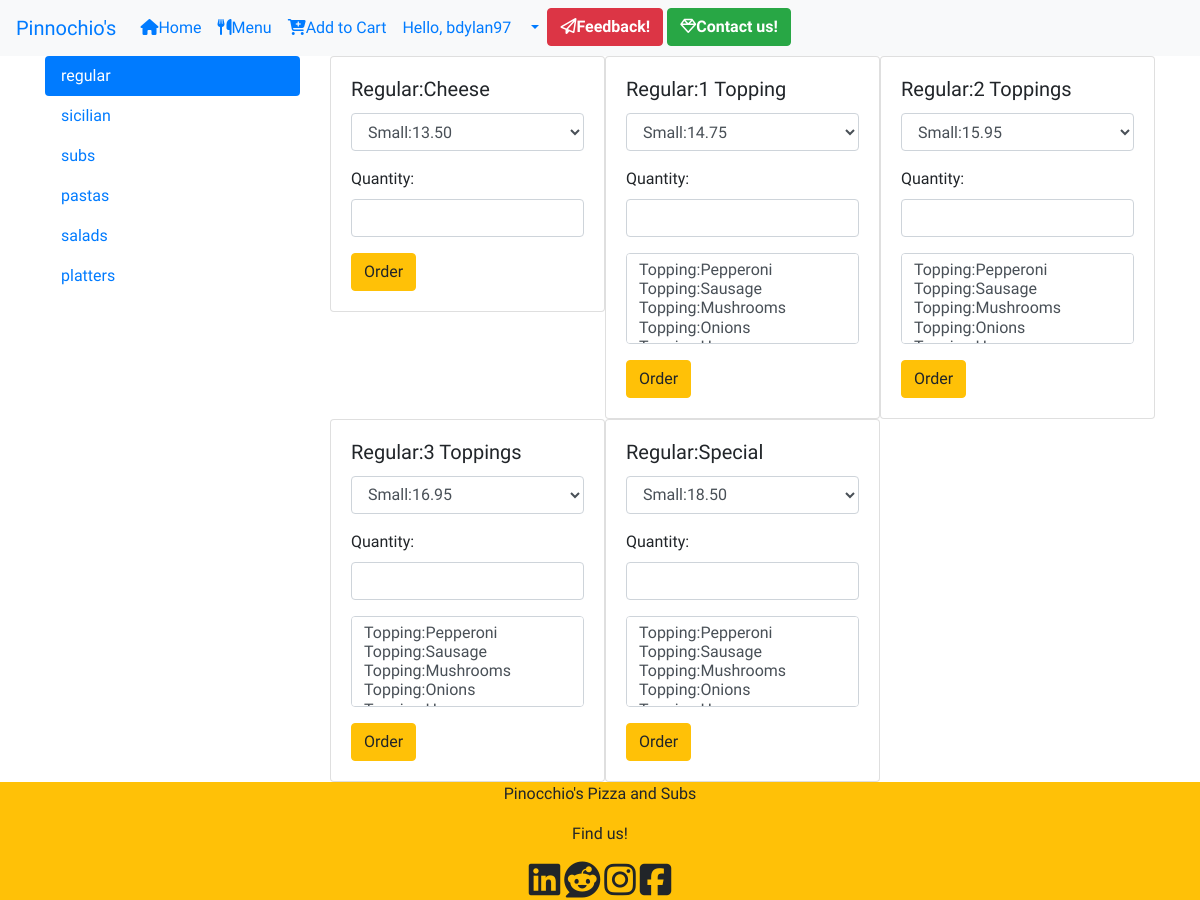
The page /menu/ (signed in) on the database its author committed.
### orders/models.py (models this page shows, shortened)
class RegularPizza(models.Model):
    pizza = models.ForeignKey(Category, on_delete=models.CASCADE, related_name="regularPrice")
    small = models.DecimalField(max_digits=5, decimal_places=2)
    large = models.DecimalField(max_digits=5, decimal_places=2)
    max_toppings = models.IntegerField(default=0)
    class Meta:
        verbose_name_plural="RegularPizza"

class Category(models.Model):
    categories = models.CharField(max_length=20, blank=True)
    class Meta:
        verbose_name_plural="Categories"

### orders/views.py (the view, shortened to what this page needs)
# urls.py: path('menu/', views.Menu, name="menu"),
def Menu(request):
    if request.method == 'GET':
        reg_pizza = RegularPizza.objects.all()
        sici_pizza = SicilianPizza.objects.all()
        toppings = Toppings.objects.all()
        subs = Subs.objects.all()
        extras = Extras.objects.all()
        pasta = Pastas.objects.all()
        salads = Salads.objects.all()
        platters = DinnerPlatters.objects.all()
        context = {
            "reg_pizzas":reg_pizza, #
            "sici_pizzas": sici_pizza, #
            "toppings": toppings,
            "subs": subs, #
            "extras": extras,
            "pastas":pasta,
            "salads":salads,
            "platters":platters, #
        }
        return render(request,"menu.html", context)

### orders/templates/menu.html (shortened to what this page needs)
{% extends "layout.html" %}
{% block content %}
<div class="container">
  <div class="row">
    <div class="col-3">
      <div class="nav flex-column nav-pills" id="v-pills-tab" role="tablist" aria-orientation="vertical">
        <a class="nav-link active" id="v-pills-regular-tab" data-toggle="pill" href="#v-pills-regular" role="tab" aria-controls="v-pills-regular" aria-selected="true">regular</a>
        <a class="nav-link" id="v-pills-sicilian-tab" data-toggle="pill" href="#v-pills-sicilian" role="tab" aria-controls="v-pills-sicilian" aria-selected="false">sicilian</a>
        <a class="nav-link" id="v-pills-subs-tab" data-toggle="pill" href="#v-pills-subs" role="tab" aria-controls="v-pills-subs" aria-selected="false">subs</a>
        <a class="nav-link" id="v-pills-pastas-tab" data-toggle="pill" href="#v-pills-pastas" role="tab" aria-controls="v-pills-pastas" aria-selected="false">pastas</a>
        <a class="nav-link" id="v-pills-salads-tab" data-toggle="pill" href="#v-pills-salads" role="tab" aria-controls="v-pills-salads" aria-selected="false">salads</a>
        <a class="nav-link" id="v-pills-platters-tab" data-toggle="pill" href="#v-pills-platters" role="tab" aria-controls="v-pills-platters" aria-selected="false">platters</a>
      </div>
    </div>
    <div class="col-9">
      <div class="tab-content" id="v-pills-tabContent">
        <div class="tab-pane fade show active" id="v-pills-regular" role="tabpanel" aria-labelledby="v-pills-regular-tab">
          <div class="row row-cols-4 no-gutters">
            {% for reg_pizza in reg_pizzas %}
            <div class="col-12 col-md-6 col-lg-4">
              <div class="card">
                  <div class="card-body">
                    <h5 class="card-title">Regular:{{reg_pizza.pizza.categories}}</h5>
                    <div class="form-group">
                      <select form="reg_pizza-{{reg_pizza.pk}}" class="form-control" name="price">
                        <option value="{{reg_pizza.small}}">Small:{{reg_pizza.small}}</option>
                      </select>
                    </div>
                    <div class="form-group">
                      <label for="quantity">Quantity: </label>
                      <input form="reg_pizza-{{reg_pizza.pk}}" type="number" class="form-control" id="quantity" name="quantity" required>
                    </div>
                    {% if reg_pizza.max_toppings != 0 %}
                    <div class="form-group">
                      <select form="reg_pizza-{{reg_pizza.pk}}" id="top_reg_pizza-{{reg_pizza.pk}}" class="form-control" name="toppings" multiple onchange="maxAllowedMultiselect(this, {{reg_pizza.max_toppings}})">
                        {% for topping in toppings %}
                        <option value="{{topping.pk}}">Topping:{{topping.topping}}</option>
                        {% endfor %}
                      </select>
                    </div>
                    {% endif %}
                    <form method="POST" id="reg_pizza-{{reg_pizza.pk}}">
                    <button type="submit" class="btn btn-warning">Order</button>
                    </form>
                  </div>
                </div>
            </div>
            {% endfor %}
          </div>
        </div>
      </div>
    </div>
  </div>
</div>
{% endblock %}

### orders/templates/layout.html (shortened to what this page needs)
<!DOCTYPE html>
<html lang="en">
<head>
    <link rel="stylesheet" href="https://cdn.jsdelivr.net/npm/bootstrap@4.6.1/dist/css/bootstrap.min.css">
    <link rel="stylesheet" href="../static/styles/style.css">
</head>
<body>
<nav class="navbar navbar-expand-lg navbar-info bg-light">
  <a class="navbar-brand" href="#">Pinnochio's</a>
  <div class="collapse navbar-collapse" id="navbarNavDropdown">
    <ul class="navbar-nav">
      <li class="nav-item active">
        <a class="nav-link" href="#"><i class="fa fa-home" aria-hidden="true"></i>Home <span class="sr-only">(current)</span></a>
      </li>
      <li class="nav-item">
        <a class="nav-link" href="#"><i class="fa fa-cutlery" aria-hidden="true"></i>Menu</a>
      </li>
      <li class="nav-item">
        <a class="nav-link" href="#"><i class="fa fa-cart-plus" aria-hidden="true"></i>Add to Cart</a>
      </li>
      {% if user.is_authenticated %}
      <li class="nav-item">
        <a class="nav-link" href="#">Hello, {{user.username}}</a>
      </li>
      {% endif%}
      <li class="nav-item dropdown">
        <a class="nav-link dropdown-toggle" href="#" id="navbarDropdownMenuLink" role="button" data-toggle="dropdown" aria-expanded="false">
        </a>
      </li>
      <div class="navbar-end">
        <div class="navbar-item">
            <div class="buttons">
                <button type="button" class="btn btn-danger"><strong><i class="fa fa-paper-plane-o" aria-hidden="true"></i>Feedback!</strong></button>
                <button type="button" class="btn btn-success"><strong><i class="fa fa-diamond" aria-hidden="true"></i>Contact us!</strong></button>
            </div>
        </div>
        </div>
    </div>
</nav>
{% block content %} {% endblock %}
    <footer class="copyright text-center bg-warning">
            <p>Pinocchio's Pizza and Subs</p>
            <p>Find us!</p>
            <i class='fab fa-linkedin' style='font-size:36px'></i>
            <i class='fab fa-reddit' style='font-size:36px'></i>
            <i class='fab fa-instagram' style='font-size:36px'></i>
            <i class='fab fa-facebook-square' style='font-size:36px'></i>
    </footer>
</body>
</html>

### orders/static/styles/style.css (style rules this page uses)
* { padding: 0; margin: 0; font-family: 'Hind Madurai', sans-serif; }
.navbar { font-family: 'Road Rage', cursive; }

### rows shown on the page
RegularPizza: pizza.categories "Cheese", price "Small:13.50"
RegularPizza: pizza.categories "1 Topping", price "Small:14.75", toppings "Topping:Pepperoni / Topping:Sausage / Topping:Mushrooms / Topping:Onions"
RegularPizza: pizza.categories "2 Toppings", price "Small:15.95", toppings "Topping:Pepperoni / Topping:Sausage / Topping:Mushrooms / Topping:Onions"
RegularPizza: pizza.categories "3 Toppings", price "Small:16.95", toppings "Topping:Pepperoni / Topping:Sausage / Topping:Mushrooms / Topping:Onions"
RegularPizza: pizza.categories "Special", price "Small:18.50", toppings "Topping:Pepperoni / Topping:Sausage / Topping:Mushrooms / Topping:Onions"

### other values the page prints
{{ user.username }} "bdylan97"
